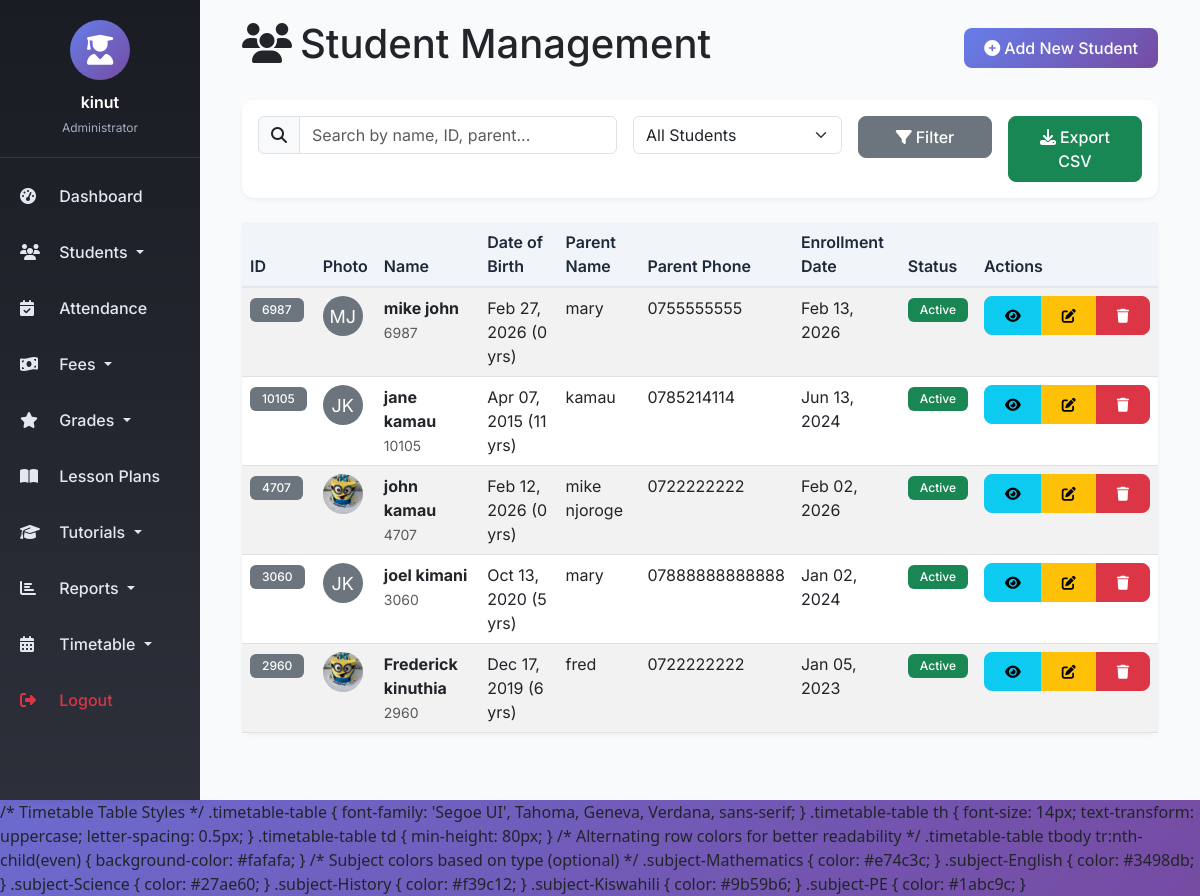
The app's page /students/ (signed in) with its own data.
### management/models.py (models this page shows, shortened)
class Student(models.Model):
    GENDER_CHOICES = [
        ('Male', 'Male'),
        ('Female', 'Female'),
        ('Other', 'Other'),
    ]
    user = models.OneToOneField(User, on_delete=models.CASCADE, null=True, blank=True)
    Admission_Number = models.CharField(max_length=20, unique=True)
    First_Name = models.CharField(max_length=50)
    Last_Name = models.CharField(max_length=50)
    date_of_birth = models.DateField()
    Gender = models.CharField(max_length=10, choices=GENDER_CHOICES)
    Address = models.TextField()
    Contact_Number = models.CharField(max_length=15)
    Parent_Guardian_Name = models.CharField(max_length=100)
    Parent_Guardian_Contact = models.CharField(max_length=15)
    Parent_Guardian_Email = models.EmailField()
    Enrollment_Date = models.DateField()
    Photo = models.ImageField(upload_to='student_photos/', null=True, blank=True)
    is_active = models.BooleanField(default=True)
    created_at = models.DateTimeField(auto_now_add=True)
    updated_at = models.DateTimeField(auto_now=True)
    class Meta:
        ordering = ['Last_Name', 'First_Name']
    @property
    def full_name(self):
        return f"{self.First_Name} {self.Last_Name}"
    def get_age(self):
        from datetime import date
        today = date.today()
        return today.year - self.date_of_birth.year - ((today.month, today.day) < (self.date_of_birth.month, self.date_of_birth.day))

### management/views.py (the view, shortened to what this page needs)
# urls.py: path('students/', views.StudentListView.as_view(), name='student_list'),
class StudentListView(LoginRequiredMixin, ListView):
    model = Student
    template_name = 'management/student_list.html'
    context_object_name = 'students'
    paginate_by = 20
    def get_queryset(self):
        queryset = super().get_queryset()
        search_query = self.request.GET.get('search', '')
        active_filter = self.request.GET.get('active', '')
        if active_filter == 'active':
            queryset = queryset.filter(is_active=True)
        elif active_filter == 'inactive':
            queryset = queryset.filter(is_active=False)
        return queryset.order_by('Last_Name', 'First_Name', 'Admission_Number', 'Enrollment_Date')

### management/templates/management/student_list.html (shortened to what this page needs)
{% extends 'base.html' %}
{% block content %}
<div class="container-fluid">
    <div class="d-flex justify-content-between align-items-center mb-4">
        <h1><i class="fas fa-users me-2"></i>Student Management</h1>
        <a href="{% url 'student_add' %}" class="btn btn-primary">
            <i class="fas fa-plus-circle me-1"></i>Add New Student
        </a>
    </div>
    <div class="card mb-4">
        <div class="card-body">
            <form method="get" class="row g-3">
                <div class="col-md-5">
                    <div class="input-group">
                        <span class="input-group-text"><i class="fas fa-search"></i></span>
                        <input type="text" name="search" class="form-control"
                                placeholder="Search by name, ID, parent..."
                                value="{{ request.GET.search }}">
                    </div>
                </div>
                <div class="col-md-3">
                    <select name="active" class="form-select">
                        <option value="">All Students</option>
                    </select>
                </div>
                <div class="col-md-2">
                    <button type="submit" class="btn btn-secondary w-100">
                        <i class="fas fa-filter me-1"></i>Filter
                    </button>
                </div>
                <div class="col-md-2">
                    <a href="{% url 'export_students_csv' %}" class="btn btn-success w-100">
                        <i class="fas fa-download me-1"></i>Export CSV
                    </a>
                </div>
            </form>
        </div>
    </div>
    <div class="card">
        <div class="card-body p-0">
            <div class="table-responsive">
                <table class="table table-hover table-striped mb-0">
                    <thead class="table-dark">
                        <tr>
                            <th>ID</th>
                            <th>Photo</th>
                            <th>Name</th>
                            <th>Date of Birth</th>
                            <th>Parent Name</th>
                            <th>Parent Phone</th>
                            <th>Enrollment Date</th>
                            <th>Status</th>
                            <th>Actions</th>
                        </tr>
                    </thead>
                    <tbody>
                        {% for student in students %}
                        <tr>
                            <td><span class="badge bg-secondary">{{ student.Admission_Number }}</span></td>
                            <td>
                                {% if student.Photo %}
                                <img src="{{ student.Photo.url }}" alt="{{ student.full_name }}"
                                    class="rounded-circle" width="40" height="40" style="object-fit: cover;">
                                {% else %}
                                <div class="rounded-circle bg-secondary text-white d-flex align-items-center justify-content-center"
                                    style="width: 40px; height: 40px; font-size: 18px;">
                                    {{ student.First_Name|first|upper }}{{ student.Last_Name|first|upper }}
                                </div>
                                {% endif %}
                            </td>
                            <td>
                                <strong>{{ student.full_name }}</strong><br>
                                <small class="text-muted">{{ student.Admission_Number }}</small>
                            </td>
                            <td>{{ student.date_of_birth|date:"M d, Y" }} ({{ student.get_age }} yrs)</td>
                            <td>{{ student.Parent_Guardian_Name }}</td>
                            <td>{{ student.Parent_Guardian_Contact }}</td>
                            <td>{{ student.Enrollment_Date|date:"M d, Y" }}</td>
                            <td>
                                {% if student.is_active %}
                                <span class="badge bg-success">Active</span>
                                {% else %}
                                <span class="badge bg-danger">Inactive</span>
                                {% endif %}
                            </td>
                            <td>
                                <div class="btn-group" role="group">
                                    <a href="{% url 'student_detail' student.pk %}" class="btn btn-sm btn-info"
                                        data-bs-toggle="tooltip" title="View Details">
                                        <i class="fas fa-eye"></i>
                                    </a>
                                    <a href="{% url 'student_edit' student.pk %}" class="btn btn-sm btn-warning"
                                        data-bs-toggle="tooltip" title="Edit">
                                        <i class="fas fa-edit"></i>
                                    </a>
                                    <button type="button" class="btn btn-sm btn-danger"
                                            data-bs-toggle="modal" data-bs-target="#deleteModal{{ student.pk }}"
                                            data-bs-toggle="tooltip" title="Delete">
                                        <i class="fas fa-trash"></i>
                                    </button>
                                </div>
                            </td>
                        </tr>
                        {% endfor %}
                    </tbody>
                </table>
            </div>
        </div>
    </div>
</div>
{% endblock %}

### templates/base.html (shortened to what this page needs)
<!DOCTYPE html>
<html lang="en">
<head>
    <link href="https://cdn.jsdelivr.net/npm/bootstrap@5.3.0/dist/css/bootstrap.min.css" rel="stylesheet" />
    <link rel="stylesheet" href="https://cdnjs.cloudflare.com/ajax/libs/font-awesome/6.4.0/css/all.min.css" />
</head>
<body>
    <div class="container-fluid p-0">
        <div class="row g-0">
            <div class="col-md-2 sidebar d-none d-md-block">
                <div class="user-info">
                    <div class="user-avatar">
                        <i class="fas fa-user-graduate"></i>
                    </div>
                    <div class="user-name">{{ user.get_full_name|default:user.username }}</div>
                    <div class="user-role">
                        {% if user.is_superuser %}
                            Administrator
                        {% elif user.groups.all %}
                            {{ user.groups.first.name }}
                        {% else %}
                            Staff
                        {% endif %}
                    </div>
                </div>
                <nav class="nav flex-column">
                    <a class="nav-link" href="{% url 'dashboard' %}">
                        <i class="fas fa-tachometer-alt"></i> Dashboard
                    </a>
                    <li class="nav-item dropdown">
                        <a class="nav-link dropdown-toggle" href="#" role="button" data-bs-toggle="dropdown">
                            <i class="fas fa-users"></i> Students
                        </a>
                    </li>
                    <a class="nav-link" href="{% url 'attendance_list' %}">
                        <i class="fas fa-calendar-check"></i> Attendance
                    </a>
                    <li class="nav-item dropdown">
                        <a class="nav-link dropdown-toggle" href="#" role="button" data-bs-toggle="dropdown">
                            <i class="fas fa-money-bill-wave"></i> Fees
                        </a>
                    </li>
                    <li class="nav-item dropdown">
                        <a class="nav-link dropdown-toggle" href="#" role="button" data-bs-toggle="dropdown">
                            <i class="fas fa-star"></i> Grades
                        </a>
                    </li>
                    <a class="nav-link" href="{% url 'lesson_plan_list' %}">
                        <i class="fas fa-book-open"></i> Lesson Plans
                    </a>
                    <li class="nav-item dropdown">
                        <a class="nav-link dropdown-toggle" href="#" role="button" data-bs-toggle="dropdown">
                            <i class="fas fa-graduation-cap"></i> Tutorials
                        </a>
                    </li>
                    <li class="nav-item dropdown">
                        <a class="nav-link dropdown-toggle" href="#" role="button" data-bs-toggle="dropdown">
                            <i class="fas fa-chart-bar"></i> Reports
                        </a>
                    </li>
                    <li class="nav-item dropdown">
    <a class="nav-link dropdown-toggle" href="#" role="button" data-bs-toggle="dropdown">
        <i class="fas fa-calendar-alt"></i> Timetable
    </a>
</li>
                    <a class="nav-link text-danger" href="{% url 'logout' %}">
                        <i class="fas fa-sign-out-alt"></i> Logout
                    </a>
                </nav>
            </div>
            <div class="col-md-10 main-content">
                {% block content %}
                {% endblock %}
            </div>
        </div>
    </div>
    /* Timetable Table Styles */
.timetable-table {
    font-family: 'Segoe UI', Tahoma, Geneva, Verdana, sans-serif;
}
.timetable-table th {
    font-size: 14px;
    text-transform: uppercase;
    letter-spacing: 0.5px;
}
.timetable-table td {
    min-height: 80px;
}
/* Alternating row colors for better readability */
.timetable-table tbody tr:nth-child(even) {
    background-color: #fafafa;
}
/* Subject colors based on type (optional) */
.subject-Mathematics { color: #e74c3c; }
.subject-English { color: #3498db; }
.subject-Science { color: #27ae60; }
.subject-History { color: #f39c12; }
.subject-Kiswahili { color: #9b59b6; }
.subject-PE { color: #1abc9c; }
</body>
</html>

### templates/base.html (style rules this page uses)
* { font-family: 'Inter', sans-serif; }
body { background: linear-gradient(135deg, #667eea 0%, #764ba2 100%); min-height: 100vh; }
.sidebar { min-height: 100vh; background: linear-gradient(180deg, #1a1c23 0%, #2d2f3a 100%); box-shadow: 2px 0 10px rgba(0,0,0,0.1); transition: all 0.3s ease; }
.sidebar .nav-link { color: #e2e8f0; padding: 12px 20px; transition: all 0.3s ease; font-weight: 500; margin: 4px 0; }
.sidebar .nav-link i { width: 25px; margin-right: 10px; }
.main-content { background: #f8fafc; min-height: 100vh; padding: 20px 30px; }
.card { border: none; border-radius: 12px; box-shadow: 0 2px 4px rgba(0,0,0,0.05); transition: transform 0.2s ease, box-shadow 0.2s ease; }
.table { margin-bottom: 0; }
.table thead th { background-color: #f1f5f9; color: #1e293b; font-weight: 600; border-bottom: 2px solid #e2e8f0; }
.btn { border-radius: 8px; padding: 8px 20px; font-weight: 500; transition: all 0.2s ease; }
.btn-primary { background: linear-gradient(135deg, #667eea 0%, #764ba2 100%); border: none; }
.badge { padding: 6px 12px; border-radius: 6px; font-weight: 500; }
.user-info { padding: 20px; text-align: center; border-bottom: 1px solid rgba(255,255,255,0.1); margin-bottom: 10px; }
.user-avatar { width: 60px; height: 60px; background: linear-gradient(135deg, #667eea 0%, #764ba2 100%); border-radius: 50%; display: flex; align-items: center; justify-content: center; margin: 0 auto 10px; }
.user-avatar i { font-size: 30px; color: white; }
.user-name { color: white; font-weight: 600; margin-bottom: 5px; }
.user-role { color: #a0aec0; font-size: 12px; }

### records on screen
Student: Admission_Number "6987", First_Name|first "M", Last_Name|first "J", full_name "mike john", date_of_birth "Feb 27, 2026", get_age "0", Parent_Guardian_Name "mary", Parent_Guardian_Contact "0755555555", Enrollment_Date "Feb 13, 2026", is_active "Active"
Student: Admission_Number "10105", First_Name|first "J", Last_Name|first "K", full_name "jane kamau", date_of_birth "Apr 07, 2015", get_age "11", Parent_Guardian_Name "kamau", Parent_Guardian_Contact "0785214114", Enrollment_Date "Jun 13, 2024", is_active "Active"
Student: Admission_Number "4707", Photo (picture), full_name "john kamau", date_of_birth "Feb 12, 2026", get_age "0", Parent_Guardian_Name "mike njoroge", Parent_Guardian_Contact "0722222222", Enrollment_Date "Feb 02, 2026", is_active "Active"
Student: Admission_Number "3060", First_Name|first "J", Last_Name|first "K", full_name "joel kimani", date_of_birth "Oct 13, 2020", get_age "5", Parent_Guardian_Name "mary", Parent_Guardian_Contact "07888888888888", Enrollment_Date "Jan 02, 2024", is_active "Active"
Student: Admission_Number "2960", Photo (picture), full_name "Frederick kinuthia", date_of_birth "Dec 17, 2019", get_age "6", Parent_Guardian_Name "fred", Parent_Guardian_Contact "0722222222", Enrollment_Date "Jan 05, 2023", is_active "Active"

### other values on screen
{{ user.get_full_name|default:user.username }} "kinut"
